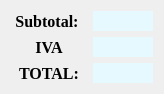
     <widget class="QWidget" name="layoutWidget_2">
      <property name="geometry">
       <rect>
        <x>830</x>
        <y>630</y>
        <width>164</width>
        <height>86</height>
       </rect>
      </property>
      <layout class="QFormLayout" name="formLayout">
       <item row="1" column="0" colspan="2">
        <layout class="QHBoxLayout" name="horizontalLayout_14">
         <item>
          <widget class="QLabel" name="label_7">
           <property name="maximumSize">
            <size>
             <width>160</width>
             <height>16777215</height>
            </size>
           </property>
           <property name="font">
            <font>
             <family>Times New Roman</family>
             <pointsize>12</pointsize>
             <weight>75</weight>
             <bold>true</bold>
            </font>
           </property>
           <property name="text">
            <string>Subtotal: </string>
           </property>
           <property name="alignment">
            <set>Qt::AlignCenter</set>
           </property>
          </widget>
         </item>
         <item>
          <widget class="QLineEdit" name="editCod_4">
           <property name="minimumSize">
            <size>
             <width>60</width>
             <height>20</height>
            </size>
           </property>
           <property name="maximumSize">
            <size>
             <width>60</width>
             <height>20</height>
            </size>
           </property>
           <property name="styleSheet">
            <string notr="true">background-color: rgb(229, 249, 255)</string>
           </property>
           <property name="inputMask">
            <string notr="true"/>
           </property>
           <property name="frame">
            <bool>false</bool>
           </property>
           <property name="echoMode">
            <enum>QLineEdit::Normal</enum>
           </property>
           <property name="readOnly">
            <bool>true</bool>
           </property>
           <property name="placeholderText">
            <string notr="true"/>
           </property>
          </widget>
         </item>
        </layout>
       </item>
       <item row="3" column="0" colspan="2">
        <layout class="QHBoxLayout" name="horizontalLayout_16">
         <item>
          <widget class="QLabel" name="label_9">
           <property name="maximumSize">
            <size>
             <width>160</width>
             <height>16777215</height>
            </size>
           </property>
           <property name="font">
            <font>
             <family>Times New Roman</family>
             <pointsize>12</pointsize>
             <weight>75</weight>
             <bold>true</bold>
            </font>
           </property>
           <property name="text">
            <string>TOTAL:</string>
           </property>
           <property name="alignment">
            <set>Qt::AlignCenter</set>
           </property>
          </widget>
         </item>
         <item>
          <widget class="QLineEdit" name="editCod_6">
           <property name="minimumSize">
            <size>
             <width>60</width>
             <height>20</height>
            </size>
           </property>
           <property name="maximumSize">
            <size>
             <width>60</width>
             <height>20</height>
            </size>
           </property>
           <property name="styleSheet">
            <string notr="true">background-color: rgb(229, 249, 255)</string>
           </property>
           <property name="inputMask">
            <string notr="true"/>
           </property>
           <property name="frame">
            <bool>false</bool>
           </property>
           <property name="echoMode">
            <enum>QLineEdit::Normal</enum>
           </property>
           <property name="readOnly">
            <bool>true</bool>
           </property>
           <property name="placeholderText">
            <string notr="true"/>
           </property>
          </widget>
         </item>
        </layout>
       </item>
       <item row="2" column="0" colspan="2">
        <layout class="QHBoxLayout" name="horizontalLayout_13">
         <item>
          <widget class="QLabel" name="label_6">
           <property name="maximumSize">
            <size>
             <width>160</width>
             <height>16777215</height>
            </size>
           </property>
           <property name="font">
            <font>
             <family>Times New Roman</family>
             <pointsize>12</pointsize>
             <weight>75</weight>
             <bold>true</bold>
            </font>
           </property>
           <property name="text">
            <string>IVA</string>
           </property>
           <property name="alignment">
            <set>Qt::AlignCenter</set>
           </property>
          </widget>
         </item>
         <item>
          <widget class="QLineEdit" name="editCod_3">
           <property name="minimumSize">
            <size>
             <width>60</width>
             <height>20</height>
            </size>
           </property>
           <property name="maximumSize">
            <size>
             <width>60</width>
             <height>20</height>
            </size>
           </property>
           <property name="styleSheet">
            <string notr="true">background-color: rgb(229, 249, 255)</string>
           </property>
           <property name="inputMask">
            <string notr="true"/>
           </property>
           <property name="frame">
            <bool>false</bool>
           </property>
           <property name="echoMode">
            <enum>QLineEdit::Normal</enum>
           </property>
           <property name="readOnly">
            <bool>true</bool>
           </property>
           <property name="placeholderText">
            <string notr="true"/>
           </property>
          </widget>
         </item>
        </layout>
       </item>
      </layout>
     </widget>
